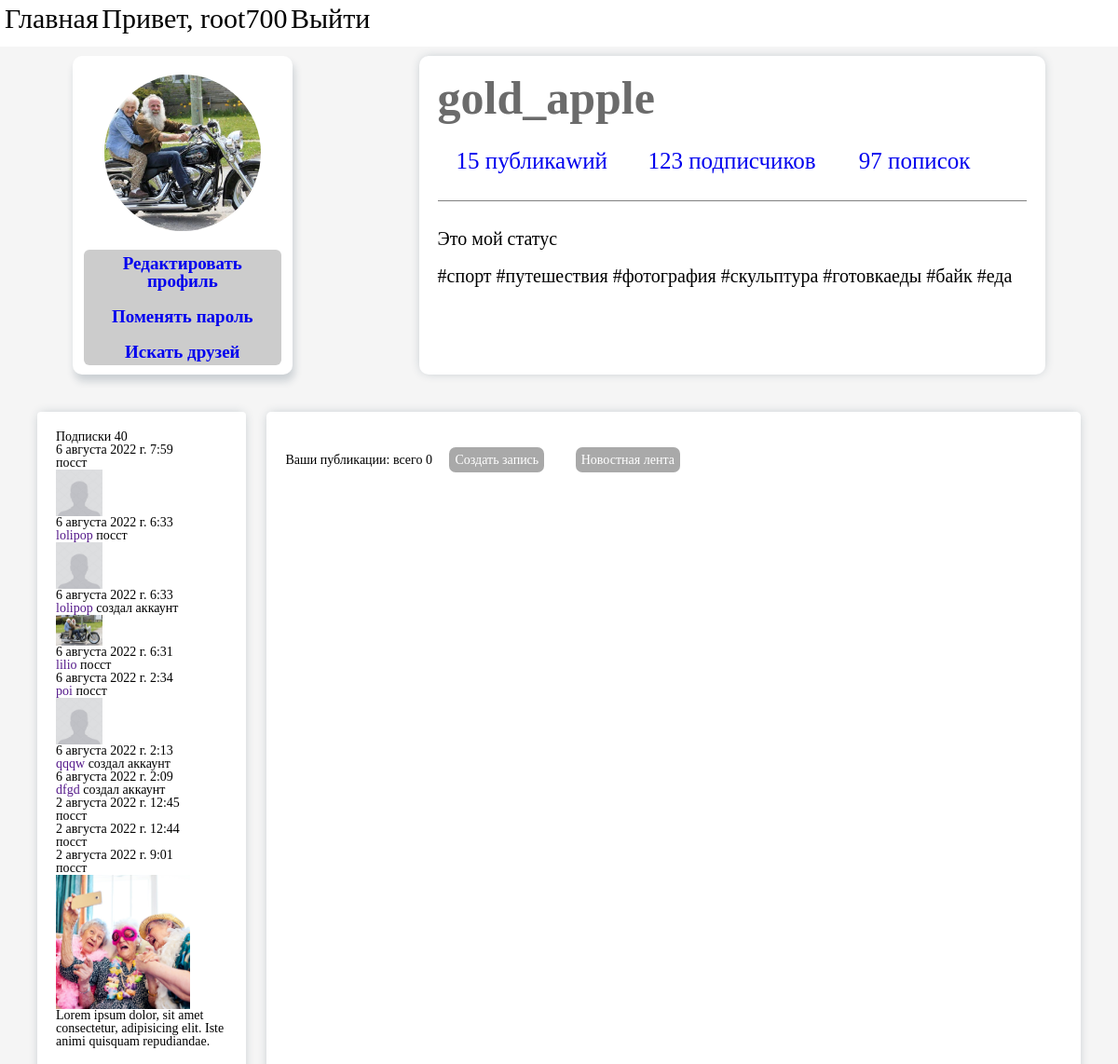
Page / (signed in, upper part) on the earlier database version.
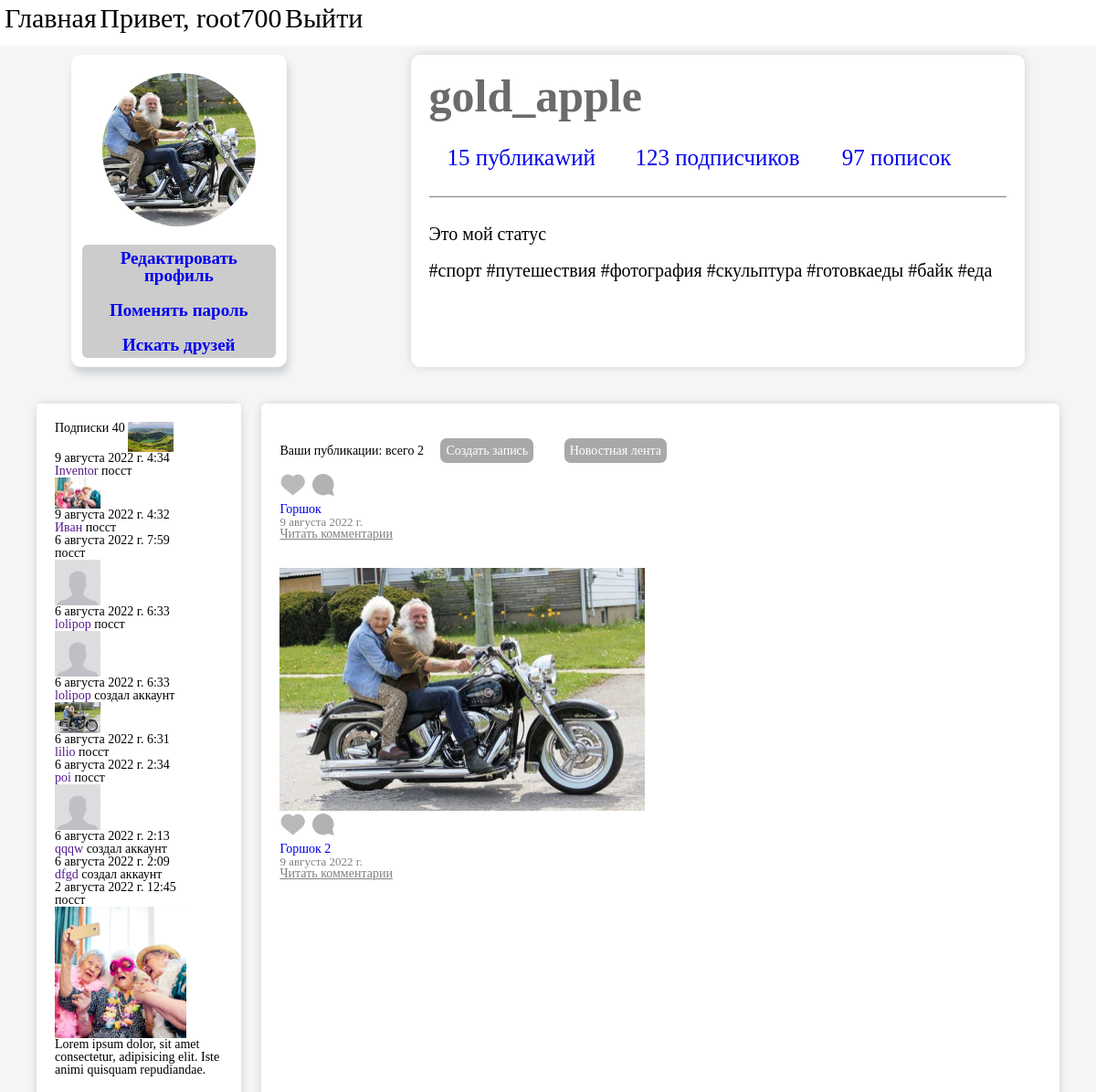
Same page on the later database version.
### actions/models.py (models this page shows, shortened)
class Action(models.Model):
    user = models.ForeignKey(User, related_name='op', db_index=True, on_delete=models.CASCADE)
    verb = models.CharField(max_length=200)
    created = models.DateTimeField(auto_now_add=True, db_index=True)
    target_ct = models.ForeignKey(ContentType, blank=True, null=True, related_name='target_obj',on_delete=models.CASCADE)
    target_id = models.PositiveIntegerField(null=True, blank=True, db_index=True)
    target = GenericForeignKey('target_ct', 'target_id')
    class Meta:
        ordering = ('-created',)

### account/models.py (models this page shows, shortened)
class Profile(models.Model):
    user = models.OneToOneField(settings.AUTH_USER_MODEL, on_delete=models.CASCADE)
    date_birth = models.DateField(blank=True, null=True)
    photo = models.ImageField(upload_to='users/%Y/%m/%d', blank=True, default='defaultr/zero_photo.jpg')

### images/models.py (models this page shows, shortened)
class Image(models.Model):
    user = models.ForeignKey(User, related_name='images_created', on_delete=models.CASCADE)
    title = models.CharField(max_length=200, blank=True, null=True)
    slug = models.SlugField(max_length=200, blank=True)
    url = models.URLField(blank=True, null=True)
    image = models.ImageField(upload_to='image/%Y/%m/%d', blank=True, null=True)
    description = models.TextField(blank=True)
    created = models.DateField(auto_now_add=True, db_index=True)
    users_like = models.ManyToManyField(User, related_name='images_liked', blank=True)
    total_likes = models.PositiveIntegerField(db_index=True, default=0)

### account/views.py (the view)
# urls.py: path('', home, name='home'),
@login_required
def home(request):
    try:
        my_info = request.user.profile
    except:
        my_info = {}
    actions = Action.objects.exclude(user=request.user)
    following_ids = request.user.following.values_list('id', flat=True)
    if following_ids:
        actions = actions.filter(user_id__in=following_ids)
    actions = actions[:10]
    posts = Image.objects.filter(user=request.user)
    lenta = Image.objects.filter(user_id__in=following_ids).exclude(user=request.user)
    extra_context = { 'someshit': 'homepc', 'action' : actions,
                    'posts' : posts, 'mydata' : my_info,
                    'lenta' : lenta }
    return render(request, 'account/home.html', context=extra_context)

### account/templates/account/home.html (shortened to what this page needs)
{% extends 'base.html' %}
{% load static %}
{% block content %}
			<div class="container">
				<div class="content__block">
					<div class="content__left">
						<div class="left__items">
							<div class="left__ava">
								{% if mydata.photo %}
									<img src="{{ mydata.photo.url }}" alt="">
								{% else %}
									<img width='250px' src="{% static 'account/img/ava.jpg' %}" alt="">
								{% endif %}
							</div>
							<div class="left__edit">
								<a href="{% url 'account:edit' %}">Редактировать профиль</a>
								<br><br>
								<a href="{% url 'account:password_change' %}">Поменять пароль</a>
								<br><br>
								<a href="{% url 'account:user_list' %}">Искать друзей</a>
							</div>
						</div>
					</div>
					<div class="content__right">
						<div class="right__items">
							<div class="right__nickname">
								gold_apple
							</div>
							<div class="right__links">
								<a href="#">15 публикаwий</a>
								<a href="#">123 подписчиков </a>
								<a href="#">97 пописок </a>
							</div>
							<div class="right__status">
								Это мой статус
								<br><br>
								#спорт #путешествия #фотография #скульптура #готовкаеды #байк #еда
							</div>
						</div>
					</div>
				</div>
				<div class="content__block2">
					<div class="content__news">
						Подписки 40
						{% for i in action %}
						{% with user=i.user profile=i.user.profile %}
							{% if profile.photo %}
							<a href="{{ user.get_absolute_url }}">
								<img width="50px" src="{{ user.profile.photo.url }}" alt="">
							</a>
							{% endif %}
							<div>
								<span>
									{{ i.created }}
									<div>
										<a href="{{ user.get_absolute_url }}">{{ user.first_name }}</a>
										{{ i.verb }}
									</div>
								</span>
							</div>
						{% endwith %}
						{% endfor %}
						<div class="news">
							<div class="news__img">
								<img src="{% static 'account/img/news1.jpg' %}" alt="">
							</div>
							<div class="news__text">
								Lorem ipsum dolor, sit amet consectetur, adipisicing elit. Iste animi quisquam repudiandae.
							</div>
						</div>
					</div>
					<div class="content__pub">
						<div class="post">
							<div class="post__all">
								Ваши публикации: всего {{request.user.images_created.count}}
								<span class="post__button">
								<a href="{% url 'images:create' %}">Cоздать запись</a>
							</span>
								<span class="post__button">
								<a href="{% url 'images:create' %}">Новостная лента</a>
							</span>
							</div>
							{% for i in posts %}
								{% if i.image %}
									<img width='400px' src="{{ i.image.url }}" alt=""><br>
								{% endif %}
							<div class="icon">
								<a href="#">
									<img width='30px' src="{% static 'account/img/heart.png' %}" alt="">
								</a>
								<a href="#">
									<img width='30px' src="{% static 'account/img/comment.png' %}" alt="">
								</a>
							</div>
							<div class="post__desc">
								<a href="{% url 'images:detail' i.id i.slug  %}">{{ i.description }}</a>
							</div>
							<div class="post__created">
								{{ i.created }}
							</div>
							<div class="post__comment">
								<a href="#">Читать комментарии</a>
							</div>
							{% endfor %}
						</div>
					</div>
				</div>
			</div>
{% endblock %}

### account/templates/base.html (shortened to what this page needs)
{% load static %}
<!DOCTYPE html>
<html lang="ru">
<head>
	<link rel="stylesheet" type="text/css" href="{% static 'account/css/home.css' %}">
	<link rel="stylesheet" type="text/css" href="{% static 'account/css/login.css' %}">
</head>
<body>
	<div class="wrapper">
		<div class="navbar">
			<div class="container">
				<a href="{% url 'account:home' %}">Главная</a>
				{% if user.is_authenticated %}
					<a href="#">Привет, {{ user.username }}</a>
					<a href="{% url 'logout' %}">Выйти</a>
				{% else %}
					<a href="{% url 'login' %}">Войти</a>
				{% endif %}
			</div>
		</div>
		<div class="content">
            {% block content %}{% endblock %}
        </div>
	</div>
</body>
</html>

### account/static/account/css/home.css (style rules this page uses)
* { padding: 0; margin: 0; border: 0; }
*, *:before, *:after { -webkit-box-sizing: border-box; box-sizing: border-box; }
html, body { height: 100%; width: 100%; font-size: 100%; line-height: 1; font-size: 14px; -ms-text-size-adjust: 100%; -moz-text-size-adjust: 100%; -webkit-text-size-adjust: 100%; font-family: 'calibri'; }
a, a:visited { text-decoration: none; }
img { vertical-align: top; }
.wrapper { display: flex; flex-direction: column; min-height: 100%; }
.navbar { height: 50px; background-color: white; flex: 0 0 auto; padding: 5px; -webkit-box-shadow: 2px 7px 8px 0px rgba(34, 60, 80, 0.2); -moz-box-shadow: 2px 7px 8px 0px rgba(34, 60, 80, 0.2); box-shadow: 2px 7px 8px 0px rgba(34, 60, 80, 0.2); }
.navbar a { font-size: 30px; color: black; }
.content { background-color: whitesmoke; min-height: 100%; flex: 1 0 auto; }
.container { max-width: 1200px; margin: 0 auto; }
.content__block { display: flex; justify-content: space-around; margin: 10px; }
.content__left { flex: 0 1 20%; background-color: white; border-radius: 10px; -webkit-box-shadow: 2px 7px 8px 0px rgba(34, 60, 80, 0.2); -moz-box-shadow: 2px 7px 8px 0px rgba(34, 60, 80, 0.2); box-shadow: 2px 7px 8px 0px rgba(34, 60, 80, 0.2); }
.left__ava { position: relative; height: 14vw; width: 14vw; margin: 20px auto; }
.left__edit { background-color: #ccc; border-radius: 6px; width: 90%; margin: 0 auto 10px auto; padding: 5px; font-size: 19px; text-align: center; font-weight: 600; }
.left__ava img { width: 100%; height: 100%; object-fit: cover; position: absolute; top: 0; left: 0; border-radius: 50%; }
.content__right { flex: 0 1 57%; background-color: white; border-radius: 10px; padding: 20px; -webkit-box-shadow: 0px 0px 12px -3px rgba(34, 60, 80, 0.33); -moz-box-shadow: 0px 0px 12px -3px rgba(34, 60, 80, 0.33); box-shadow: 0px 0px 12px -3px rgba(34, 60, 80, 0.33); }
.right__nickname { font-size: 50px; font-weight: 700; color: #6b6b6b; }
.right__links { margin: 30px 0; border-bottom: 1px solid gray; padding: 0 0 30px 0; }
.right__links a { font-size: 25px; padding: 0 20px; }
.right__status { font-size: 20px; }
.content__block2 { margin: 40px; display: flex; justify-content: space-between; }
.content__news { flex: 0 1 20%; background-color: white; border-radius: 4px; padding: 20px; min-height: 400px; -webkit-box-shadow: 0px 0px 12px -3px rgba(34, 60, 80, 0.33); -moz-box-shadow: 0px 0px 12px -3px rgba(34, 60, 80, 0.33); box-shadow: 0px 0px 12px -3px rgba(34, 60, 80, 0.33); }
.content__pub { flex: 0 1 78%; background-color: white; border-radius: 5px; padding: 20px; -webkit-box-shadow: 0px 0px 12px -3px rgba(34, 60, 80, 0.33); -moz-box-shadow: 0px 0px 12px -3px rgba(34, 60, 80, 0.33); box-shadow: 0px 0px 12px -3px rgba(34, 60, 80, 0.33); }
.news__img { position: relative; height: 12vw; width: 12vw; }
.news__img img { width: 100%; height: 100%; object-fit: cover; position: absolute; top: 0; left: 0; }
.news__text { margin: 0 0 20px 0; }
.post__all { white-space: nowrap; }
.post__button a { padding: 6px; border-radius: 7px; background-color: #A9A9A9; color: white; }
.post__button { margin: 15px; display: inline-block; }
.post__desc { font-family: 'calibry'; margin: 6px 0 0 0; }
.post__created { font-size: 13px; color: gray; }
.post__comment a { color: gray; text-decoration: underline; }
.post__comment { margin: 0 0 30px 0; }
.post { margin: 10px 0 20px 0; }

### account/static/account/css/login.css (style rules this page uses)
* { padding: 0; margin: 0; border: 0; }
*, *:before, *:after { -webkit-box-sizing: border-box; box-sizing: border-box; }
html, body { height: 100%; width: 100%; font-size: 100%; line-height: 1; font-size: 14px; -ms-text-size-adjust: 100%; -moz-text-size-adjust: 100%; -webkit-text-size-adjust: 100%; }
a, a:visited { text-decoration: none; }
img { vertical-align: top; }
.wrapper { display: flex; flex-direction: column; min-height: 100%; }
.navbar { height: 50px; background-color: white; flex: 0 0 auto; padding: 5px; -webkit-box-shadow: 2px 7px 8px 0px rgba(34, 60, 80, 0.2); -moz-box-shadow: 2px 7px 8px 0px rgba(34, 60, 80, 0.2); box-shadow: 2px 7px 8px 0px rgba(34, 60, 80, 0.2); }
.navbar a { font-size: 30px; color: black; }
.content { background-color: whitesmoke; min-height: 100%; flex: 1 0 auto; }

Differences in the rows shown:
no longer on this page (row unchanged): Action: created "2 августа 2022 г. 12:44", verb "посст"
no longer on this page (row unchanged): Action: created "2 августа 2022 г. 9:01", verb "посст"
added Action: user.profile.photo (picture), created "9 августа 2022 г. 4:34", user.first_name "Inventor", verb "посст"
added Action: user.profile.photo (picture), created "9 августа 2022 г. 4:32", user.first_name "Иван", verb "посст"
added Image: description "Горшок", created "9 августа 2022 г."
added Image: image (picture), description "Горшок 2", created "9 августа 2022 г."
Other differences:
{{ request.user.images_created.count }}: "0" → "2"
